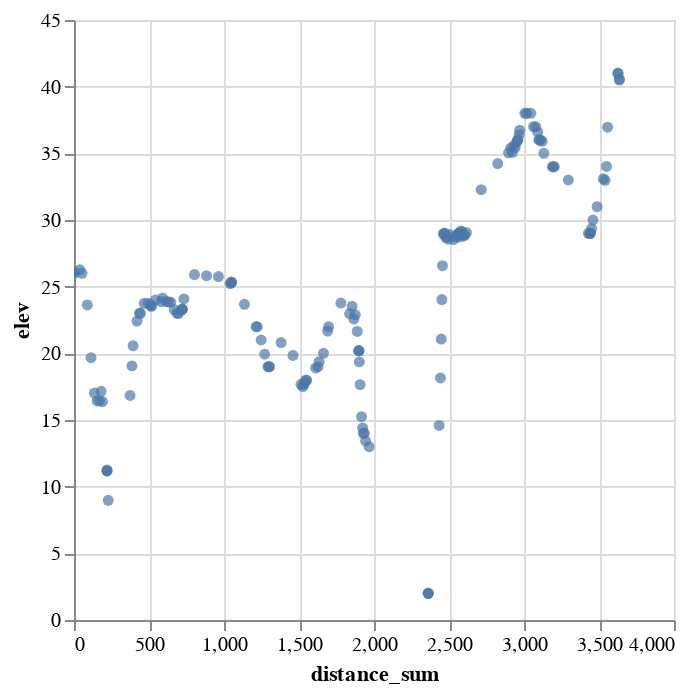

Notebook source saved alongside this figure:
### Code cell
alt.Chart(df_walk_riverside).mark_circle(size=30).encode(
    x='distance_sum',
    y='elev',
    tooltip=['lat', 'long', 'slope_angle']
).interactive()

### Figure 1 — Vega-Lite specification as saved in the notebook (floating-point values rounded to 4 significant figures; data arrays with more than 128 entries replaced by an {"elided": "..."} marker saying what was removed)
{"config": {"view": {"continuousWidth": 300, "continuousHeight": 300}}, "data": {"name": "data-519559c086f464b624bffa53fe23d8e8"}, "mark": {"type": "circle", "size": 30}, "encoding": {"tooltip": [{"field": "lat", "type": "quantitative"}, {"field": "long", "type": "quantitative"}, {"field": "slope_angle", "type": "quantitative"}], "x": {"field": "distance_sum", "type": "quantitative"}, "y": {"field": "elev", "type": "quantitative"}}, "params": [{"name": "param_13", "select": {"type": "interval", "encodings": ["x", "y"]}, "bind": "scales"}], "$schema": "https://vega.github.io/schema/vega-lite/v5.8.0.json", "datasets": {"data-519559c086f464b624bffa53fe23d8e8": {"elided": "155 records"}}}
